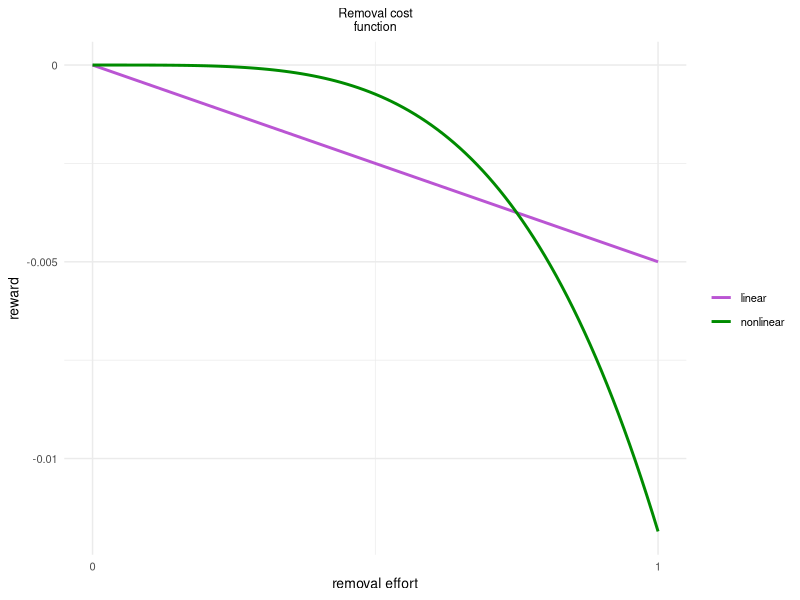
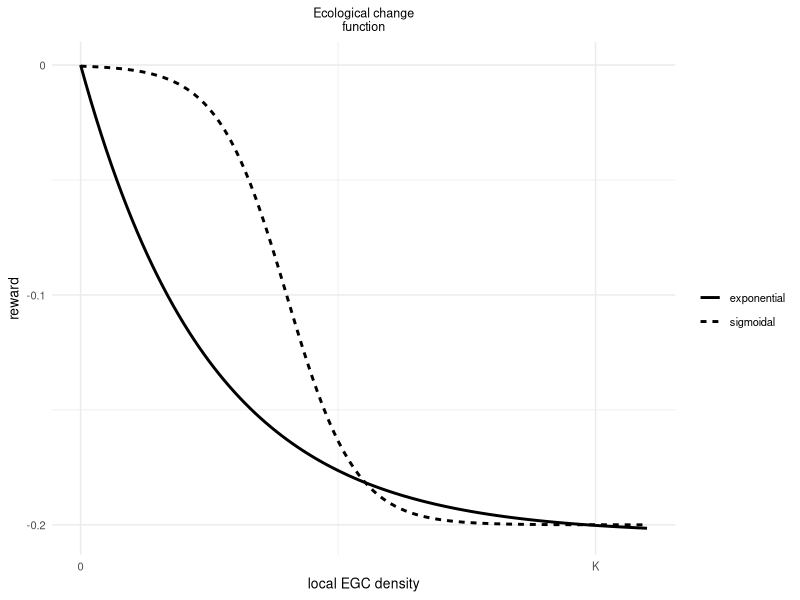

The R script that drew these images, in order:
##########################
# Create Figure 4 legend #
##########################

# load packages
library(tidyverse)
library(patchwork)

# define state space (species density)
K <- 1 # carrying capacity
states <- seq(0,K*1.3,by=0.01)

# action space (units of effort, ranging from 0 to 1)
actions <- seq(0, 1, 0.01)

# loss params -- sigmoidal ecological change
sig_loss_params <- list(
  loss_a=-0.2,
  loss_b=15,
  loss_c=0.4
)
# loss params -- exponential ecological change
exp_loss_params <- list(
  loss_a=0.204,
  loss_b=4,
  loss_c=1
)

# parameters that scale the relative contribution of removal cost/ecological change in reward function
linear_scale <- 0.005
action_intersect <- 0.75
nonlinear_exp <- 4

# function for ecological change -- sigmoidal
reward_sig <- function(s,loss_params,K){
  out <- loss_params$loss_a/(1+exp(-loss_params$loss_b*(s-loss_params$loss_c)))
  return(out)
}
# function for ecological change -- exponential
reward_exp <- function(s,loss_params,K){
  out <- loss_params$loss_a*(exp(-loss_params$loss_b*s)-loss_params$loss_c)
  return(out)
}

# function for removal cost -- linear
reward_penalize_linear <- function(s,K,fun,loss_params,linear_scale,action){
  fun(s,loss_params,K)-linear_scale*action
}

# function to get nonlinear scale parameter, given linear scale parameter and action intersection
get_nonlinear_scale <- function(linear_scale,action_intersect,nonlinear_exp){
  nonlinear_scale <- linear_scale*action_intersect/(action_intersect^nonlinear_exp)
  return(nonlinear_scale)
}

# function for removal cost -- nonlinear
reward_penalize_high <- function(s,K,fun,loss_params,linear_scale,action_intersect,action,nonlinear_exp){
  fun(s,loss_params,K)-get_nonlinear_scale(linear_scale,action_intersect,nonlinear_exp)*action^nonlinear_exp
}

######
# create dfs

cost_df <- data.frame(
  action = c(actions,actions),
  cost = c(-linear_scale*actions,
           -get_nonlinear_scale(linear_scale,action_intersect,nonlinear_exp)*actions^nonlinear_exp),
  type = c(rep('linear',length(actions)),rep('nonlinear',length(actions)))
)

eco_df <- data.frame(
  state = c(states,states),
  reward = c(reward_sig(states,sig_loss_params,K),
             reward_exp(states,exp_loss_params,K)),
  type = c(rep('sigmoidal',length(states)),rep('exponential',length(states)))
)

#######
# plots

cost_plot <- ggplot()+
  geom_line(data=cost_df,
            aes(x=action,y=cost,color=type),linewidth=1)+
  scale_color_manual(values=c('mediumorchid','green4'))+
  scale_x_continuous(breaks=c(0,1),labels=c(0,1))+
  scale_y_continuous(breaks=c(-0.01,-0.005,0),labels=c(-0.01,-0.005,0))+
  labs(x='removal effort',y='reward',color='')+
  ggtitle('Removal cost\nfunction')+
  theme_minimal()+
  theme(text = element_text(size=10),
        plot.title = element_text(size=9,
                             hjust = 0.5))

ecochange_plot <- ggplot()+
  geom_line(data=eco_df,
            aes(x=state,y=reward,linetype=type),linewidth=1)+
  scale_x_continuous(breaks=c(0,K),labels=c('0','K'),
                     limits=c(0,K*1.1))+
  scale_y_continuous(breaks=c(-0.2,-0.1,0),labels=c(-0.2,-0.1,0))+
  labs(x='local EGC density',y='reward',linetype='')+
  ggtitle('Ecological change\nfunction')+
  theme_minimal()+
  theme(text = element_text(size=10),
        plot.title = element_text(size=9,
                             hjust = 0.5))


ggsave('figures/figure4_legend_cost.svg',cost_plot,dpi=600,width=2.5,height=1.5)
ggsave('figures/figure4_legend_eco.svg',ecochange_plot,dpi=600,width=2.5,height=1.5)
